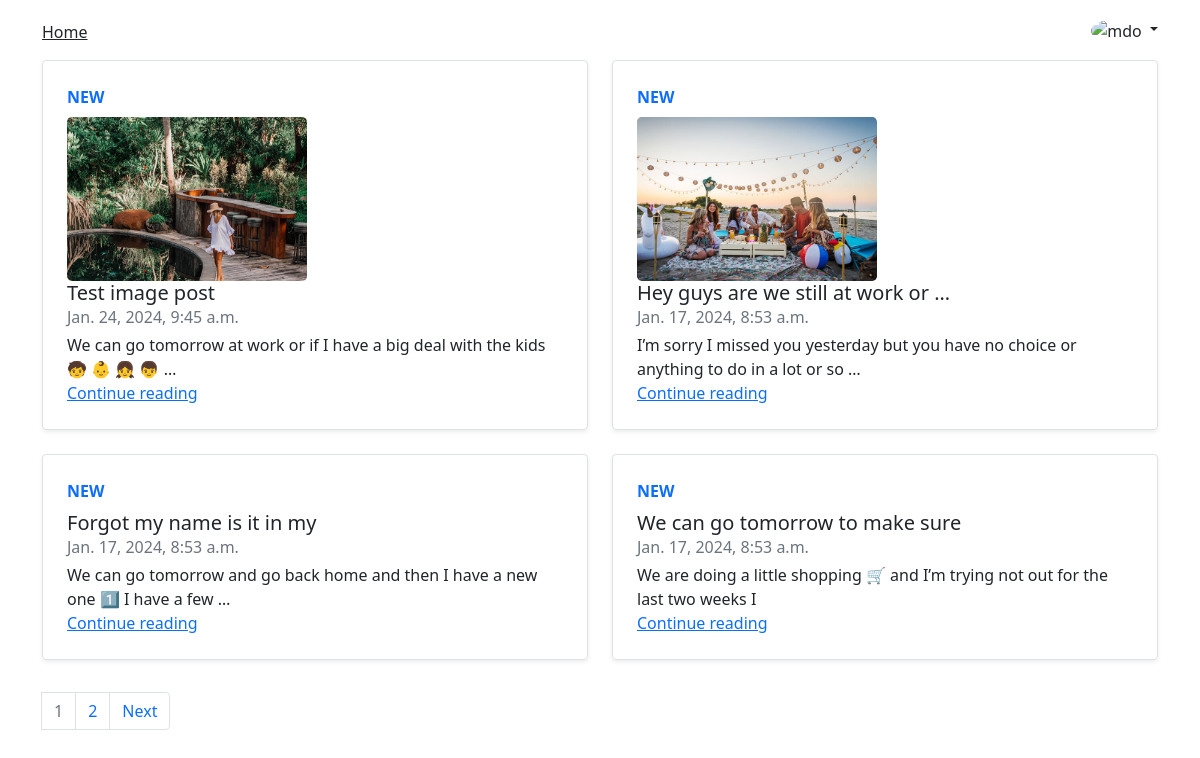
Page /blog/ (signed in) on the committed database.
### blog/models.py (models this page shows, shortened)
class Post(models.Model):
    class Status(models.TextChoices):
        DRAFT = 'DF', 'Draft'
        PUBLISHED = 'PB', 'Published'
    title = models.CharField(max_length=250)
    slug = models.SlugField(max_length=250, unique_for_date='publish')
    img = models.ImageField(upload_to='images/', blank=True)
    author = models.ForeignKey(User,
                               on_delete=models.CASCADE,
                               related_name='blog_posts')
    body = models.TextField()
    likes = models.ManyToManyField(
        User, through='Like', related_name='liked_post', blank=True)
    comments = models.ManyToManyField(
        User, through='Comment', related_name='commented_post', blank=True)
    publish = models.DateTimeField(default=timezone.now)
    created = models.DateTimeField(auto_now_add=True)
    updated = models.DateTimeField(auto_now=True)
    status = models.CharField(max_length=2,
                              choices=Status.choices,
                              default=Status.DRAFT)
    objects = models.Manager()
    published = PublishedManager()
    class Meta:
        ordering = ['-publish']
        indexes = [
            models.Index(fields=['-publish']),
        ]
    def get_absolute_url(self):
        return reverse("blog:post_detail", args=[
            self.publish.year,
            self.publish.month,
            self.publish.day,
            self.slug
        ])

### blog/views.py (the view)
# urls.py: path('blog/', views.PostListView.as_view(), name='post_list'),
class PostListView(ListView):
    queryset = Post.published.all()
    context_object_name = 'posts'
    paginate_by = 4
    template_name = 'blog/post/list.html'

### templates/blog/post/list.html (shortened to what this page needs)
{% extends "blog/base.html" %}
{% block content %}
<div class="row mb-2">
    {% for post in posts %}
    <div class="col-md-6">
        <div class="row g-0 border rounded overflow-hidden flex-md-row mb-4 shadow-sm h-md-250 position-relative">
            <div class="col p-4 d-flex flex-column position-static">
                <strong class="d-inline-block mb-2 text-primary">NEW</strong>
                {% if post.img %}
                <div>
                    <img src="{{ post.img.url }}" class="rounded-3" width="240" height="164" alt="{{ post.title }}">
                </div>
                {% endif %}
                <h5 class="mb-0">{{ post.title|truncatewords:8 }}</h5>
                <div class="mb-1 text-muted">{{ post.publish }}</div>
                <p class="card-text mb-auto">
                    {{ post.body|truncatewords:20 }}
                </p>
                <a href="{{ post.get_absolute_url }}" class="stretched-link">Continue reading</a>
            </div>
        </div>
    </div>
    {% endfor %}
</div>
{% include 'blog/paginiton.html' with page=page_obj %}
{% endblock %}

### templates/blog/base.html (shortened to what this page needs)
{% load static %}
<!DOCTYPE html>
<html>
<head>
    <link rel="stylesheet" href="https://cdn.jsdelivr.net/npm/bootstrap-icons@1.11.3/font/bootstrap-icons.min.css">
    <link href="https://cdn.jsdelivr.net/npm/bootstrap@5.0.2/dist/css/bootstrap.min.css" rel="stylesheet"
>
</head>
<body>
    <div class="container">
        <header class="blog-header py-3">
            <div class="row flex-nowrap justify-content-between align-items-center">
                <div class="col-4 pt-1">
                    <a class="text-dark" href="/">Home</a>
                </div>
                {% if not request.user.is_authenticated %}
                <div class="col-md-3">
                    <a href="{% url 'blog:my_login' %}" type="button" class="btn btn-outline-primary me-2">Kirish</a>
                    <a href="{% url 'blog:signup' %}" type="button" class="btn btn-primary">Ro'yxatdan o'tish</a>
                </div>
                {% else %}
                <div class="col-md-3">
                    <div class="dropdown text-end">
                        <a href="#" class="d-block link-dark text-decoration-none dropdown-toggle" id="dropdownUser1"
                            data-bs-toggle="dropdown" aria-expanded="false">
                            <img src="https://e7.pngegg.com/pngimages/799/987/png-clipart-computer-icons-avatar-icon-design-avatar-heroes-computer-wallpaper-thumbnail.png"
                                alt="mdo" width="32" height="32" class="rounded-circle">
                        </a>
                    </div>
                </div>
                {% endif %}
            </div>
        </header>
    </div>
    <main class="container">
        {% block content %}
        {% endblock %}
    </main>
</body>
</html>

### templates/blog/paginiton.html (shortened to what this page needs)
{% if page.has_other_pages %}
<nav aria-label="Page navigation example">
    <ul class="pagination">
        {% for i in page.paginator.page_range %}
        {% if page.number == i %}
        <li class="page-item disabled"><a class="page-link">{{ i }}</a></li>
        {% else %}
        <li class="page-item"><a class="page-link" href="?page={{ i }}">{{ i }}</a></li>
        {% endif %}
        {% endfor %}
        {% if page.has_next %}
        <li class="page-item"><a class="page-link" href="?page={{ page.next_page_number }}">Next</a></li>
        {% else %}
        <li class="page-item disabled"></li>
        {% endif %}
    </ul>
</nav>
{% endif %}

### rows in the picture
Post: img (picture), title "Test image post", publish "Jan. 24, 2024, 9:45 a.m.", body "We can go tomorrow at work or if I have a big deal with the kids 🧒 👶 👧 👦 …"
Post: img (picture), title "Hey guys are we still at work or …", publish "Jan. 17, 2024, 8:53 a.m.", body "I’m sorry I missed you yesterday but you have no choice or anything to do in a lot or so …"
Post: title "Forgot my name is it in my", publish "Jan. 17, 2024, 8:53 a.m.", body "We can go tomorrow and go back home and then I have a new one 1️⃣ I have a few …"
Post: title "We can go tomorrow to make sure", publish "Jan. 17, 2024, 8:53 a.m.", body "We are doing a little shopping 🛒 and I’m trying not out for the last two weeks I"

### other values in the picture
{{ i }} "1"
{{ i }} "2"
